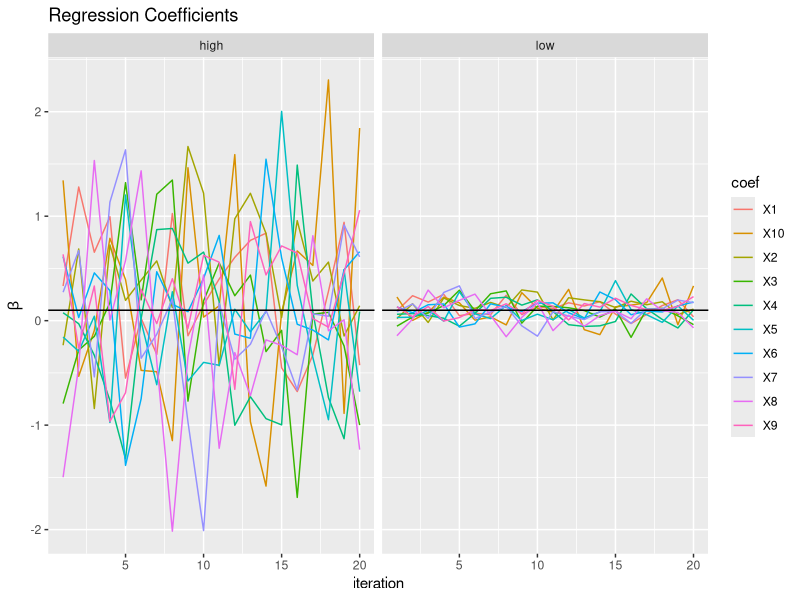

Here is the R script that generated this plot:
## ---- chunk 1
knitr::opts_chunk$set(echo = TRUE)
library(tidyverse)
#library(glmnet)
library(MASS)
## ---- chunk 2
p<-10 # number of explanatory variables
n<-100 # number of cases in the training data sets
m<-n+floor(n*.2) # number of cases in train and test sets together
a<-.4 # value controlling correlation in the high correlation data
A<-matrix(rep(a,p*p),ncol=p)
diag(A)<-1
A<-A/sum(A[1,]) # matrix for transforming the low correlation data
                # to the high correlation data
## ---- chunk 3

set.seed(3456789)

X.low<-matrix(rnorm(m*p),ncol=p)  # statistically independent 
                                  # columns
X.high<-X.low%*%A   # linear transform of X.low with statistically
                    # dependent columns
## ---- chunk 4
temp<-cor(X.high)
diag(temp)<- NA
max(temp, na.rm=TRUE)
min(temp,na.rm=TRUE )

temp<-cor(X.low)
diag(temp)<- NA
max(temp, na.rm=TRUE)
min(temp,na.rm=TRUE )
## ---- chunk 5
# Check equality
all.equal(apply(X.low,1,mean),apply(X.high,1,mean))

y.base<-apply(X.low,1,mean)
y<-y.base+rnorm(m,0,.2)
## ---- chunk 6
dat.low<-data.frame(y,X.low)
dat.high<-data.frame(y,X.high)
dat.low.train<-dat.low[1:n,]
dat.low.test<-dat.low[(n+1):m,]

dat.high.train<-dat.high[1:n,]
dat.high.test<-dat.high[(n+1):m,]
## ---- chunk 7
m.low<-lm(y~.,dat.low.train)
m.high<-lm(y~.,dat.high.train)

summary(m.low)
summary(m.high)
## ---- chunk 8
mean(m.low$residuals^2)
mean(m.high$residuals^2)

all.equal(m.low$residuals^2,m.high$residuals^2)
## ---- chunk 9
coeffs<-function(dat){
  y<-apply(dat[,-1],1,mean)+rnorm(nrow(dat))# resample noise
  dat$y<-y
  return(lm(y~.,data=dat)$coefficients)
}


# Generate multiple sets of coefficients for the high correlation
# data.
set.seed(3456787)
coeff.sample<-replicate(20,coeffs(dat.high.train))

# Save coefficients in data frame with columns for the coefficients
# for each variable. 
coeff.sample<-data.frame(t(coeff.sample)) 

# Create an iteration ID column.
names(coeff.sample)[1]<-"iteration"
coeff.sample$iteration<-1:nrow(coeff.sample)

# Put the data in long form with a column recording the variable 
# corresponding to the coefficient and a column of values.
coeff.sample<-gather(coeff.sample,key="coef",value="value",X1:X10)

# Append a column identifying the value as coming from a
# model for the high correlation data.
coeff.sample$corr.level<-"high"

# Repeat for low correlation data
set.seed(3456787)
coeff.sample.low<-replicate(20,coeffs(dat.low.train))
coeff.sample.low<-data.frame(t(coeff.sample.low))
names(coeff.sample.low)[1]<-"iteration"
coeff.sample.low$iteration<-1:nrow(coeff.sample.low)
coeff.sample.low<-gather(coeff.sample.low,key="coef",value="value",X1:X10)
coeff.sample.low$corr.level<-"low"

# Bind the two data sets of coefficients in preparation for
# visualization.
coeff.sample<-bind_rows(coeff.sample,coeff.sample.low)
## ---- chunk 10
ggplot(data=coeff.sample, aes(x=iteration,y=value,color=coef))+
  geom_line()+geom_hline(yintercept = 0.1)+
  facet_wrap(~corr.level)+
  ggtitle("Regression Coefficients")+ xlab("iteration")+
  ylab(expression(beta))
